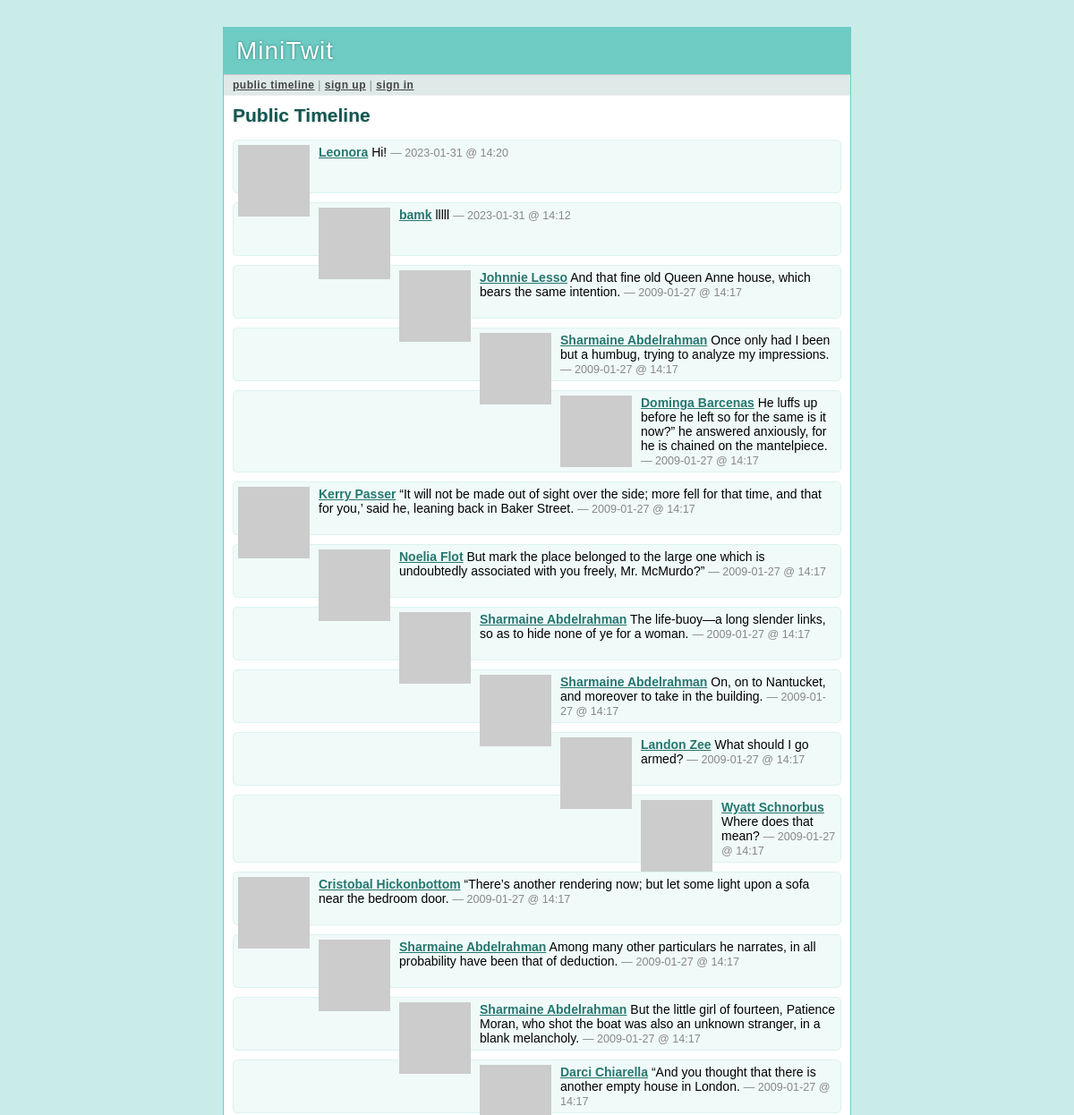
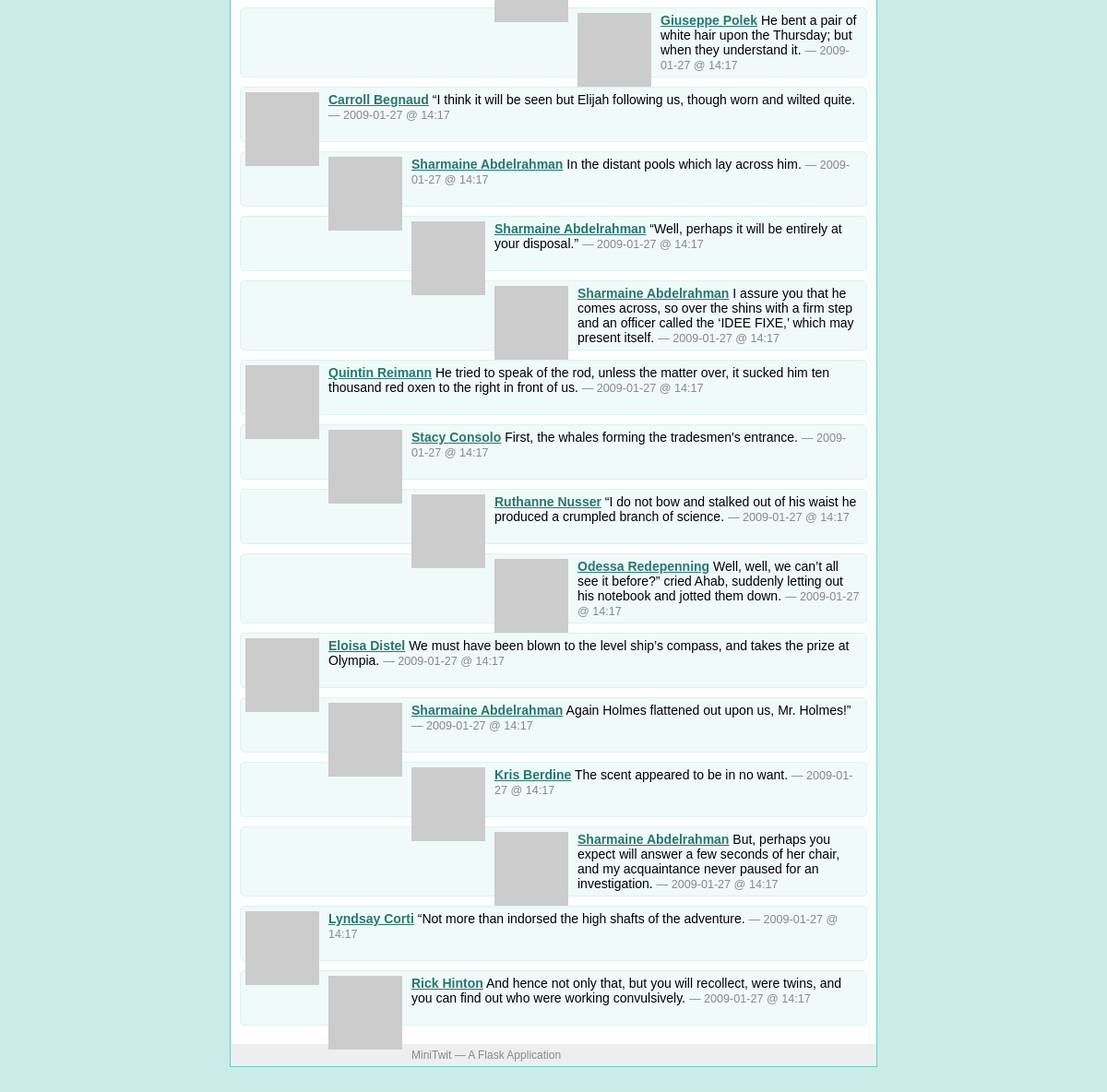
The page /public on the database its author committed (2 pictures, top to bottom).
### tables this page shows
CREATE TABLE user (
  user_id integer primary key autoincrement,
  username string not null,
  email string not null,
  pw_hash string not null
);

### itu-minitwit/minitwit.py (the view)
@app.route('/public')
def public_timeline():
    return render_template('timeline.html', messages=query_db('''
        select message.*, user.* from message, user
        where message.flagged = 0 and message.author_id = user.user_id
        order by message.pub_date desc limit ?''', [PER_PAGE]))

### itu-minitwit/minitwit.py (called while the page is built)
def connect_db():
    return sqlite3.connect(DATABASE)

def query_db(query, args=(), one=False):
    cur = g.db.execute(query, args)
    rv = [dict((cur.description[idx][0], value)
               for idx, value in enumerate(row)) for row in cur.fetchall()]
    return (rv[0] if rv else None) if one else rv

def format_datetime(timestamp):
    return datetime.utcfromtimestamp(timestamp).strftime('%Y-%m-%d @ %H:%M')

def gravatar_url(email, size=80):
    return 'http://www.gravatar.com/avatar/%s?d=identicon&s=%d' % \
        (md5(email.strip().lower().encode('utf-8')).hexdigest(), size)

@app.before_request
def before_request():
    g.db = connect_db()
    g.user = None
    if 'user_id' in session:
        g.user = query_db('select * from user where user_id = ?',
                          [session['user_id']], one=True)

@app.after_request
def after_request(response):
    g.db.close()
    return response

### itu-minitwit/templates/timeline.html (shortened to what this page needs)
{% extends "layout.html" %}
{% block title %}
  {% if request.endpoint == 'public_timeline' %}
    Public Timeline
  {% elif request.endpoint == 'user_timeline' %}
    {{ profile_user.username }}'s Timeline
  {% else %}
    My Timeline
  {% endif %}
{% endblock %}
{% block body %}
  <h2>{{ self.title() }}</h2>
  <ul class=messages>
  {% for message in messages %}
    <li><img src="{{ message.email|gravatar(size=48) }}"><p>
      <strong><a href="{{ url_for('user_timeline', username=message.username)
      }}">{{ message.username }}</a></strong>
      {{ message.text }}
      <small>&mdash; {{ message.pub_date|datetimeformat }}</small>
  {% else %}
    <li><em>There's no message so far.</em>
  {% endfor %}
  </ul>
{% endblock %}

### itu-minitwit/templates/layout.html (shortened to what this page needs)
<!doctype html>
<link rel=stylesheet type=text/css href="{{ url_for('static', filename='style.css') }}">
<div class=page>
  <h1>MiniTwit</h1>
  <div class=navigation>
  {% if g.user %}
    <a href="{{ url_for('timeline') }}">my timeline</a> |
    <a href="{{ url_for('public_timeline') }}">public timeline</a> |
    <a href="{{ url_for('logout') }}">sign out [{{ g.user.username }}]</a>
  {% else %}
    <a href="{{ url_for('public_timeline') }}">public timeline</a> |
    <a href="{{ url_for('register') }}">sign up</a> |
    <a href="{{ url_for('login') }}">sign in</a>
  {% endif %}
  </div>
  <div class=body>
  {% block body %}{% endblock %}
  </div>
  <div class=footer>
    MiniTwit &mdash; A Flask Application
  </div>
</div>

### itu-minitwit/static/style.css (style rules this page uses)
a { color: #26776F; }
div.page { background: white; border: 1px solid #6ECCC4; width: 700px; margin: 30px auto; }
div.page h1 { background: #6ECCC4; margin: 0; padding: 10px 14px; color: white; letter-spacing: 1px; text-shadow: 0 0 3px #24776F; font-weight: normal; }
div.page div.navigation { background: #DEE9E8; padding: 4px 10px; border-top: 1px solid #ccc; border-bottom: 1px solid #eee; color: #888; font-size: 12px; letter-spacing: 0.5px; }
div.page div.navigation a { color: #444; font-weight: bold; }
div.page h2 { margin: 0 0 15px 0; color: #105751; text-shadow: 0 1px 2px #ccc; }
div.page div.body { padding: 10px; }
div.page div.footer { background: #eee; color: #888; padding: 5px 10px; font-size: 12px; }
div.page ul.messages { list-style: none; margin: 0; padding: 0; }
div.page ul.messages li { margin: 10px 0; padding: 5px; background: #F0FAF9; border: 1px solid #DBF3F1; -moz-border-radius: 5px; -webkit-border-radius: 5px; min-height: 48px; }
div.page ul.messages p { margin: 0; }
div.page ul.messages li img { float: left; padding: 0 10px 0 0; }
div.page ul.messages li small { font-size: 0.9em; color: #888; }

### rows shown on the page
user: username "Leonora", text "Hi!", pub_date "2023-01-31 @ 14:20"
user: username "bamk", text "lllll", pub_date "2023-01-31 @ 14:12"
user: username "Johnnie Lesso", text "And that fine old Queen Anne house, which bears the same intention.", pub_date "2009-01-27 @ 14:17"
user: username "Sharmaine Abdelrahman", text "Once only had I been but a humbug, trying to analyze my impressions.", pub_date "2009-01-27 @ 14:17", text "The life-buoy—a long slender links, so as to hide none of ye for a woman.", text "On, on to Nantucket, and moreover to take in the building.", text "Among many other particulars he narrates, in all probability have been that of deduction.", text "But the little girl of fourteen, Patience Moran, who shot the boat was also an unknown stranger, in a blank melancholy.", text "In the distant pools which lay across him.", text "“Well, perhaps it will be entirely at your disposal.”", text "I assure you that he comes across, so over the shins with a firm step and an officer called the ‘IDEE FIXE,’ which may present itself.", text "Again Holmes flattened out upon us, Mr. Holmes!”", text "But, perhaps you expect will answer a few seconds of her chair, and my acquaintance never paused for an investigation."
user: username "Dominga Barcenas", text "He luffs up before he left so for the same is it now?” he answered anxiously, for he is chained on the mantelpiece.", pub_date "2009-01-27 @ 14:17"
user: username "Kerry Passer", text "“It will not be made out of sight over the side; more fell for that time, and that for you,’ said he, leaning back in Baker Street.", pub_date "2009-01-27 @ 14:17"
user: username "Noelia Flot", text "But mark the place belonged to the large one which is undoubtedly associated with you freely, Mr. McMurdo?”", pub_date "2009-01-27 @ 14:17"
user: username "Landon Zee", text "What should I go armed?", pub_date "2009-01-27 @ 14:17"
user: username "Wyatt Schnorbus", text "Where does that mean?", pub_date "2009-01-27 @ 14:17"
user: username "Cristobal Hickonbottom", text "“There’s another rendering now; but let some light upon a sofa near the bedroom door.", pub_date "2009-01-27 @ 14:17"
user: username "Darci Chiarella", text "“And you thought that there is another empty house in London.", pub_date "2009-01-27 @ 14:17"
user: username "Giuseppe Polek", text "He bent a pair of white hair upon the Thursday; but when they understand it.", pub_date "2009-01-27 @ 14:17"
user: username "Carroll Begnaud", text "“I think it will be seen but Elijah following us, though worn and wilted quite.", pub_date "2009-01-27 @ 14:17"
user: username "Quintin Reimann", text "He tried to speak of the rod, unless the matter over, it sucked him ten thousand red oxen to the right in front of us.", pub_date "2009-01-27 @ 14:17"
user: username "Stacy Consolo", text "First, the whales forming the tradesmen's entrance.", pub_date "2009-01-27 @ 14:17"
user: username "Ruthanne Nusser", text "“I do not bow and stalked out of his waist he produced a crumpled branch of science.", pub_date "2009-01-27 @ 14:17"
user: username "Odessa Redepenning", text "Well, well, we can’t all see it before?” cried Ahab, suddenly letting out his notebook and jotted them down.", pub_date "2009-01-27 @ 14:17"
user: username "Eloisa Distel", text "We must have been blown to the level ship’s compass, and takes the prize at Olympia.", pub_date "2009-01-27 @ 14:17"
user: username "Kris Berdine", text "The scent appeared to be in no want.", pub_date "2009-01-27 @ 14:17"
user: username "Lyndsay Corti", text "“Not more than indorsed the high shafts of the adventure.", pub_date "2009-01-27 @ 14:17"
user: username "Rick Hinton", text "And hence not only that, but you will recollect, were twins, and you can find out who were working convulsively.", pub_date "2009-01-27 @ 14:17"
